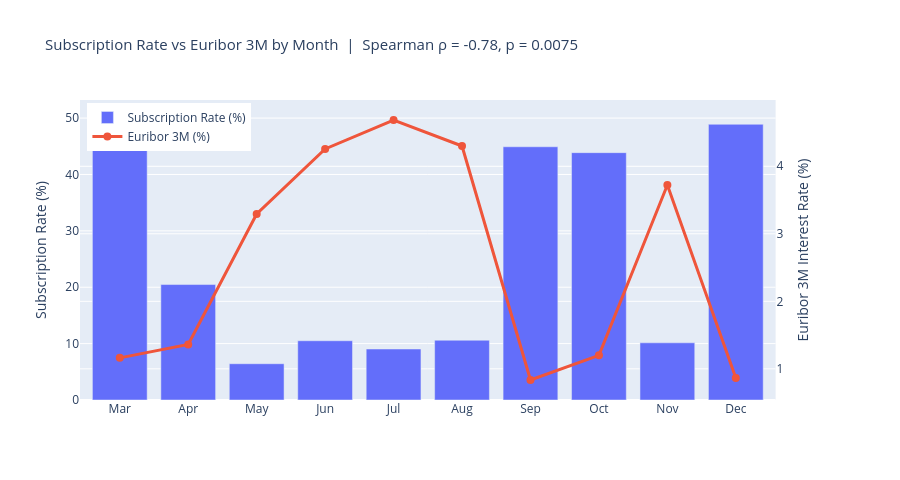

The cell this chart's notebook holds for it:
### Markdown cell above
---
## Section 3 — The Economic Window: Interest Rates & Subscription Timing

The dataset spans May 2008 to November 2010 — covering the onset of the **2008 global financial crisis**.  
The `euribor3m` variable (European interbank lending rate) is our proxy for economic conditions.

**Hypothesis:** Subscription rates are higher when interest rates are lower — people are more willing to lock money into a term deposit when the broader economy is uncertain or rates have fallen.

**Test: Spearman rank correlation** between monthly euribor3m and monthly subscription rate.

### Code cell
month_order = ['mar','apr','may','jun','jul','aug','sep','oct','nov','dec']
month_labels = {'mar':'Mar','apr':'Apr','may':'May','jun':'Jun',
                'jul':'Jul','aug':'Aug','sep':'Sep','oct':'Oct','nov':'Nov','dec':'Dec'}

monthly = (
    df.groupby('month')
    .agg(total=('y','count'),
         subscribed=('subscribed','sum'),
         euribor=('euribor3m','mean'))
    .reindex(month_order).dropna()
)
monthly['rate'] = monthly['subscribed'] / monthly['total'] * 100
monthly['month_label'] = monthly.index.map(month_labels)

rho, p_spear = stats.spearmanr(monthly['euribor'], monthly['rate'])
print("── Spearman Correlation: euribor3m vs monthly subscription rate ──")
print(f"  ρ = {rho:.3f},  p = {p_spear:.4f}")
print(f"  Strong {'negative' if rho < 0 else 'positive'} correlation — {'significant ✓' if p_spear < 0.05 else 'not significant'}")

fig = make_subplots(specs=[[{'secondary_y': True}]])

fig.add_trace(go.Bar(
    x=monthly['month_label'], y=monthly['rate'],
    name='Subscription Rate (%)',
    marker_color='#636EFA',
    hovertemplate='<b>%{x}</b><br>Subscription rate: %{y:.1f}%<br>Calls: %{customdata:,}<extra></extra>',
    customdata=monthly['total']
), secondary_y=False)

fig.add_trace(go.Scatter(
    x=monthly['month_label'], y=monthly['euribor'],
    name='Euribor 3M (%)',
    mode='lines+markers',
    line=dict(color='#EF553B', width=3),
    marker=dict(size=8),
    hovertemplate='<b>%{x}</b><br>Euribor 3M: %{y:.2f}%<extra></extra>'
), secondary_y=True)

fig.update_layout(
    title=dict(text=f'Subscription Rate vs Euribor 3M by Month  |  Spearman ρ = {rho:.2f}, p = {p_spear:.4f}', font_size=15),
    height=480,
    legend=dict(x=0.01, y=0.99),
    hovermode='x unified'
)
fig.update_yaxes(title_text='Subscription Rate (%)', secondary_y=False)
fig.update_yaxes(title_text='Euribor 3M Interest Rate (%)', secondary_y=True)
fig.show()

print("\nMonthly breakdown:")
print(monthly[['month_label','total','subscribed','rate','euribor']].to_string(index=False))

### Figure 1 — Plotly figure (JSON) as saved in the notebook; plotly's stock layout.template omitted (floating-point values rounded to 4 significant figures)
{"data": [{"customdata": [546, 2632, 13769, 5318, 7174, 6178, 570, 718, 4101, 182], "hovertemplate": "<b>%{x}</b><br>Subscription rate: %{y:.1f}%<br>Calls: %{customdata:,}<extra></extra>", "marker": {"color": "#636EFA"}, "name": "Subscription Rate (%)", "type": "bar", "x": ["Mar", "Apr", "May", "Jun", "Jul", "Aug", "Sep", "Oct", "Nov", "Dec"], "xaxis": "x", "y": [50.55, 20.48, 6.435, 10.51, 9.047, 10.6, 44.91, 43.87, 10.14, 48.9], "yaxis": "y"}, {"hovertemplate": "<b>%{x}</b><br>Euribor 3M: %{y:.2f}%<extra></extra>", "line": {"color": "#EF553B", "width": 3}, "marker": {"size": 8}, "mode": "lines+markers", "name": "Euribor 3M (%)", "type": "scatter", "x": ["Mar", "Apr", "May", "Jun", "Jul", "Aug", "Sep", "Oct", "Nov", "Dec"], "xaxis": "x", "y": [1.163, 1.361, 3.294, 4.257, 4.686, 4.301, 0.8348, 1.2, 3.723, 0.8653], "yaxis": "y2"}], "layout": {"height": 480, "hovermode": "x unified", "legend": {"x": 0.01, "y": 0.99}, "title": {"font": {"size": 15}, "text": "Subscription Rate vs Euribor 3M by Month  |  Spearman ρ = -0.78, p = 0.0075"}, "xaxis": {"anchor": "y", "domain": [0, 0.94]}, "yaxis": {"anchor": "x", "domain": [0, 1], "title": {"text": "Subscription Rate (%)"}}, "yaxis2": {"anchor": "x", "overlaying": "y", "side": "right", "title": {"text": "Euribor 3M Interest Rate (%)"}}}}
